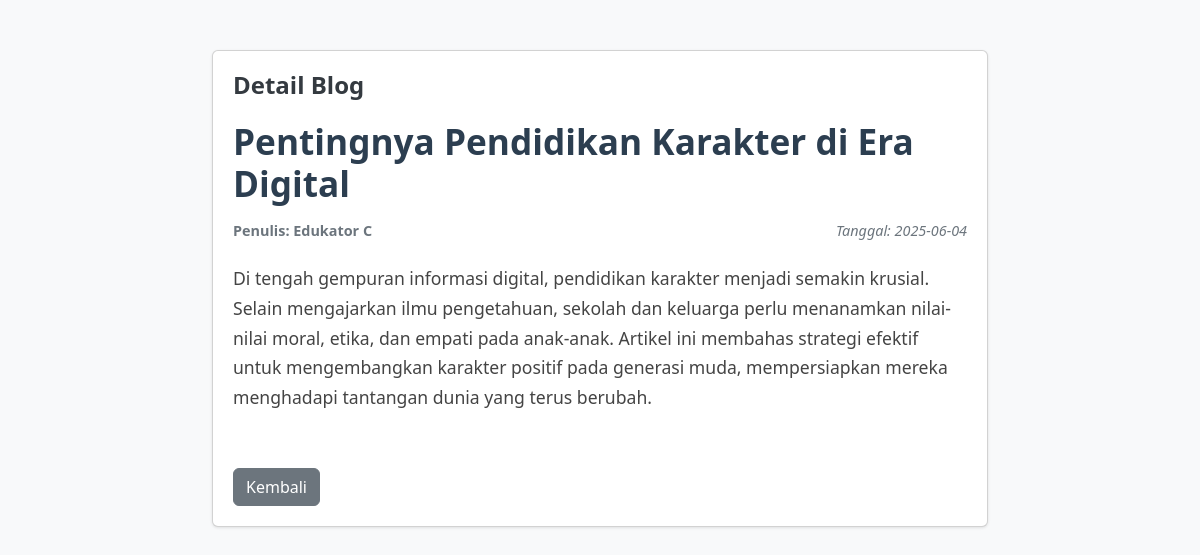
Page /file/admin/form/blogview.php?id=4 on the committed database.
### tables this page shows
CREATE TABLE `blog` (
  `idblog` int(11) NOT NULL,
  `penulis` varchar(100) NOT NULL,
  `tanggalbuat` date NOT NULL,
  `judul` varchar(255) NOT NULL,
  `isi` mediumtext NOT NULL,
  `idkategori` int(11) NOT NULL
);

### file/admin/form/blogview.php (the view, shortened to what this page needs)
<?php
global $conn;
$id = isset($_GET['id']) ? (int) $_GET['id'] : 0;
$query = mysqli_query($conn, "SELECT * FROM blog WHERE idblog = $id");
$row = mysqli_fetch_assoc($query);
?>
<!DOCTYPE html>
<html lang="en">
<head>
    <link href="https://cdn.jsdelivr.net/npm/bootstrap@5.3.3/dist/css/bootstrap.min.css" rel="stylesheet">
    <link rel="stylesheet" href="https://cdnjs.cloudflare.com/ajax/libs/font-awesome/6.0.0-beta3/css/all.min.css">
</head>
<body>
    <div class="container">
        <div class="card">
            <h2 class="card-title">Detail Blog</h2>
            <div class="blog-details">
                <h3 class="blog-title"><?php echo $row['judul']; ?></h3>
                <div class="author-date">
                    <span class="author">Penulis: <?php echo $row['penulis']; ?></span>
                    <span class="post-date">Tanggal: <?php echo $row['tanggalbuat']; ?></span>
                </div>
                <p class="blog-content"><?php echo $row['isi']; ?></p>
                <a href="index.php?page=admin" class="btn btn-secondary back-button">Kembali</a>
            </div>
        </div>
    </div>
</body>
</html>

### file/admin/form/blogview.php (style rules this page uses)
body { font-family: 'Segoe UI', Tahoma, Geneva, Verdana, sans-serif; background-color: #f8f9fa; }
.container { max-width: 800px; margin-top: 50px; }
.card { background-color: white; border-radius: 0.375rem; box-shadow: 0 1px 3px rgba(0, 0, 0, 0.1); padding: 20px; }
.card-title { font-size: 1.5rem; font-weight: bold; margin-bottom: 20px; color: #343a40; }
.blog-details { line-height: 1.7; }
.blog-title { font-size: 2.2rem; font-weight: bold; margin-bottom: 15px; color: #2c3e50; }
.author-date { font-size: 0.9rem; color: #6c757d; margin-bottom: 20px; display: flex; justify-content: space-between; align-items: center; }
.author { font-weight: bold; }
.post-date { font-style: italic; }
.blog-content { font-size: 1.1rem; color: #444; margin-bottom: 25px; white-space: pre-line; }
.back-button { margin-top: 30px; }

### rows in the picture
blog: judul "Pentingnya Pendidikan Karakter di Era Digital", penulis "Edukator C", tanggalbuat "2025-06-04", isi "Di tengah gempuran informasi digital, pendidikan karakter menjadi semakin krusial. Selain mengajarkan ilmu pengetahuan, sekolah dan keluarga perlu menanamkan nilai-nilai moral, etika, dan empati pada anak-anak. Artikel ini membahas strategi efektif untuk mengembangkan karakter positif pada generasi muda, mempersiapkan mereka menghadapi tantangan dunia yang terus berubah."
